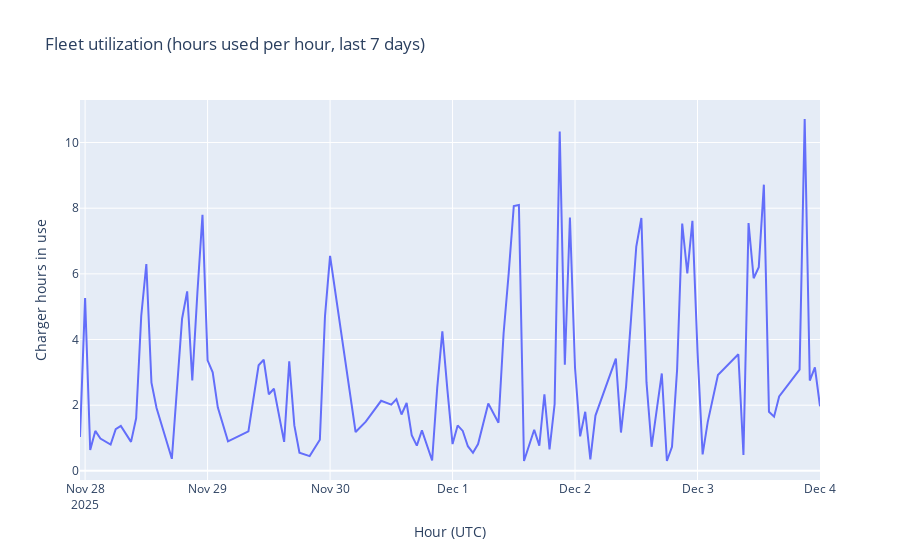

The notebook cell this image was saved under:
### Code cell
import plotly.express as px
fig = px.line(util_df, x='hour', y='hours_used', title='Fleet utilization (hours used per hour, last 7 days)')
fig.update_layout(xaxis_title='Hour (UTC)', yaxis_title='Charger hours in use')
fig.show()
